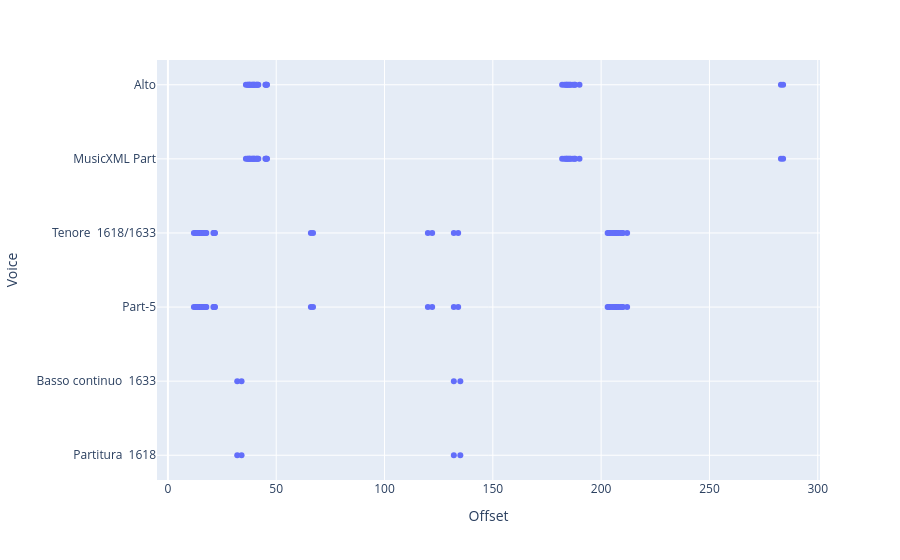

The notebook cell this image was saved under:
### Code cell
voice_order = ['Alto', 'MusicXML Part',
 'Tenore  1618/1633', 'Part-5',
 'Basso continuo  1633', 'Partitura  1618']

fig = px.scatter(results,
                 x='Offset',
                 y='Voice',
                 category_orders={'Voice': voice_order})
fig.show()

### Figure 1 — Plotly figure (JSON) as saved in the notebook; plotly's stock layout.template omitted (floating-point values rounded to 4 significant figures; data arrays with more than 128 entries replaced by an {"elided": "..."} marker saying what was removed)
{"data": [{"hovertemplate": "Offset=%{x}<br>Voice=%{y}<extra></extra>", "legendgroup": "", "marker": {"color": "#636efa", "symbol": "circle"}, "mode": "markers", "name": "", "orientation": "h", "showlegend": false, "type": "scatter", "x": {"elided": "154 float values"}, "xaxis": "x", "y": {"elided": "154 str values"}, "yaxis": "y"}], "layout": {"legend": {"tracegroupgap": 0}, "margin": {"t": 60}, "xaxis": {"anchor": "y", "domain": [0, 1], "title": {"text": "Offset"}}, "yaxis": {"anchor": "x", "categoryarray": ["Partitura  1618", "Basso continuo  1633", "Part-5", "Tenore  1618/1633", "MusicXML Part", "Alto"], "categoryorder": "array", "domain": [0, 1], "title": {"text": "Voice"}}}}
